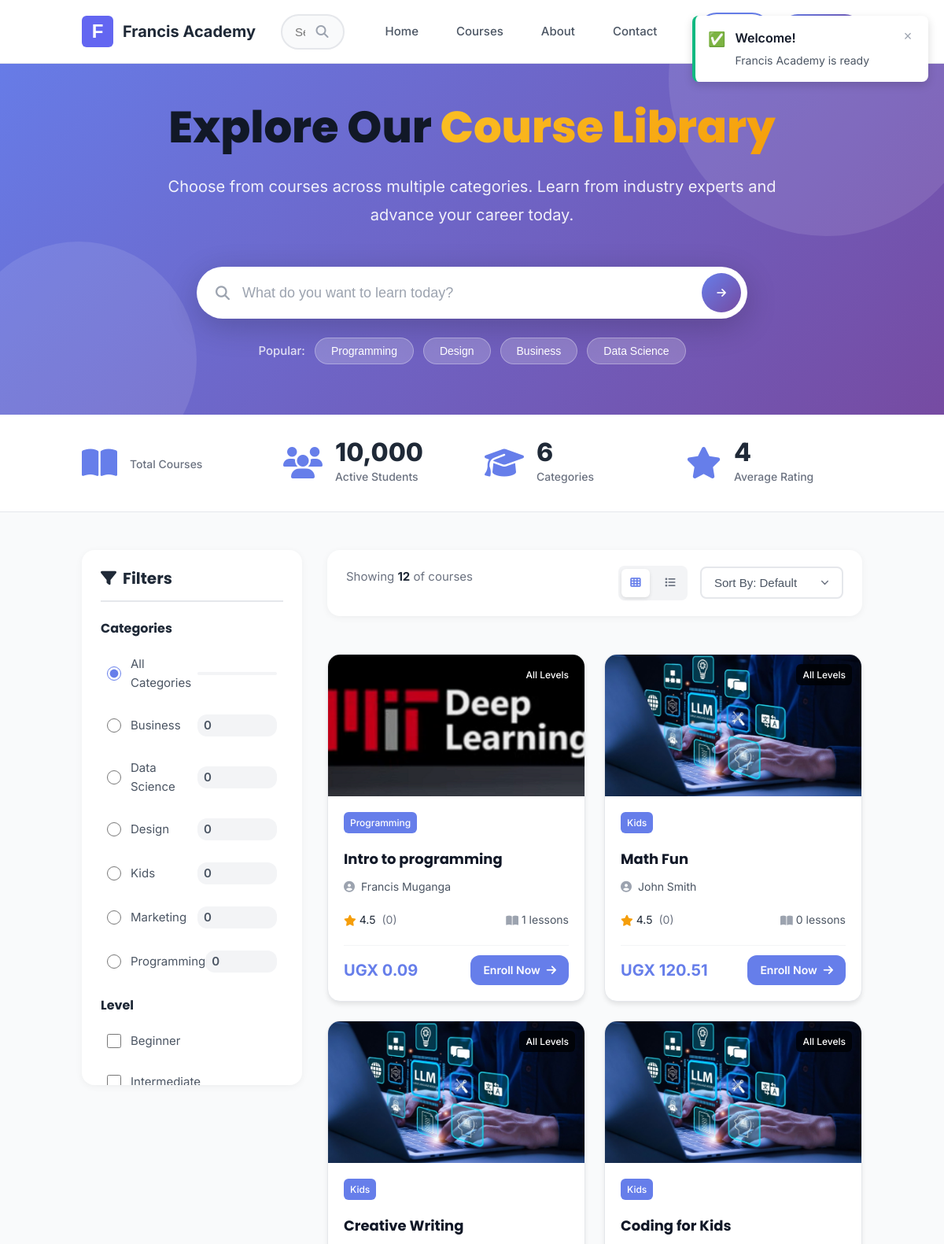
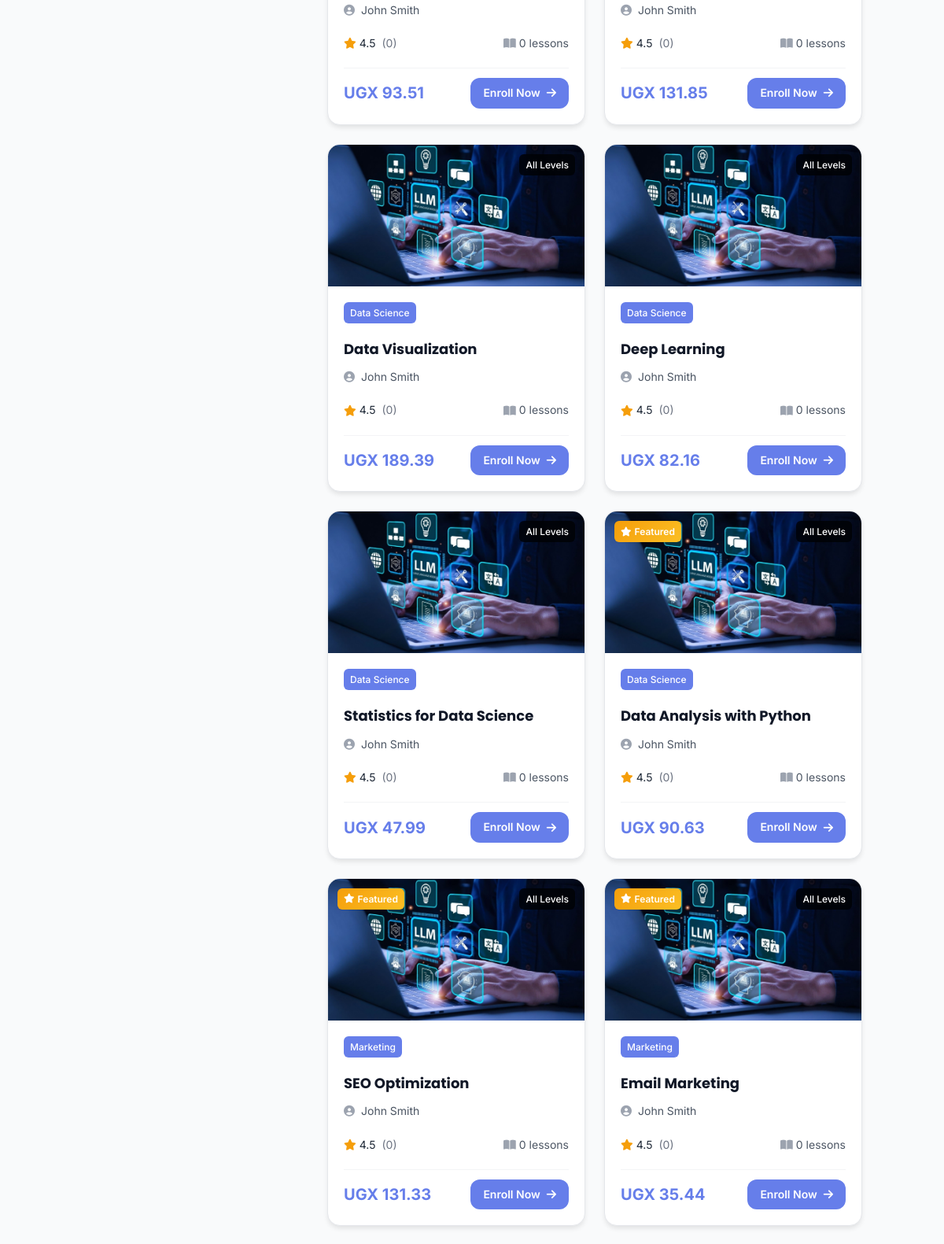
Page /courses/ (upper part) on the committed database (2 pictures, top to bottom).
### courses/models.py (models this page shows, shortened)
class Category(models.Model):
    name = models.CharField(max_length=100, unique=True)
    slug = models.SlugField(max_length=100, unique=True, blank=True)
    description = models.TextField(blank=True)
    icon = models.CharField(max_length=50, default='fas fa-book')
    created_at = models.DateTimeField(auto_now_add=True)
    class Meta:
        verbose_name_plural = 'Categories'
        ordering = ['name']

class Course(models.Model):
    DIFFICULTY_CHOICES = [
        ('beginner', 'Beginner'),
        ('intermediate', 'Intermediate'),
        ('advanced', 'Advanced'),
    ]
    STATUS_CHOICES = [
        ('draft', 'Draft'),
        ('published', 'Published'),
        ('archived', 'Archived'),
    ]
    id = models.UUIDField(primary_key=True, default=uuid.uuid4, editable=False)
    title = models.CharField(max_length=200)
    slug = models.SlugField(max_length=200, unique=True, blank=True)
    description = models.TextField()
    short_description = models.CharField(max_length=300)
    category = models.ForeignKey(Category, on_delete=models.CASCADE, related_name='courses')
    instructor = models.ForeignKey(Instructor, on_delete=models.CASCADE, related_name='courses')
    thumbnail = models.ImageField(upload_to='course_thumbnails/')
    preview_video = models.URLField(blank=True, help_text="YouTube or Vimeo URL")
    price = models.DecimalField(max_digits=10, decimal_places=2)
    original_price = models.DecimalField(max_digits=10, decimal_places=2, blank=True, null=True)
    is_free = models.BooleanField(default=False)
    difficulty = models.CharField(max_length=20, choices=DIFFICULTY_CHOICES, default='beginner')
    duration_hours = models.PositiveIntegerField(help_text="Total course duration in hours")
    language = models.CharField(max_length=50, default='English')
    status = models.CharField(max_length=20, choices=STATUS_CHOICES, default='draft')
    is_featured = models.BooleanField(default=False)
    is_bestseller = models.BooleanField(default=False)
    meta_description = models.CharField(max_length=160, blank=True)
    keywords = models.CharField(max_length=200, blank=True)
    created_at = models.DateTimeField(auto_now_add=True)
    updated_at = models.DateTimeField(auto_now=True)
    published_at = models.DateTimeField(blank=True, null=True)
    class Meta:
        ordering = ['-created_at']
    @property
    def average_rating(self):
        reviews = self.reviews.all()
        if reviews:
            return sum([review.rating for review in reviews]) / len(reviews)
        return 0

class Instructor(models.Model):
    user = models.OneToOneField(User, on_delete=models.CASCADE, related_name='instructor_profile')
    bio = models.TextField()
    profile_image = models.ImageField(upload_to='instructors/', blank=True, null=True)
    expertise = models.CharField(max_length=200)
    years_experience = models.PositiveIntegerField(default=0)
    linkedin_url = models.URLField(blank=True)
    twitter_url = models.URLField(blank=True)
    website_url = models.URLField(blank=True)
    is_verified = models.BooleanField(default=False)
    created_at = models.DateTimeField(auto_now_add=True)
    @property
    def full_name(self):
        return f"{self.user.first_name} {self.user.last_name}"

### courses/views.py (the view, shortened to what this page needs)
# urls.py: path('', views.CourseListView.as_view(), name='course_list'),
class CourseListView(ListView):
    model = Course
    template_name = 'modern/course_list.html'
    context_object_name = 'courses'
    paginate_by = 12
    def get_queryset(self):
        queryset = Course.objects.filter(status='published').select_related('instructor', 'category')
        search_query = self.request.GET.get('search')
        category_slug = self.request.GET.get('category')
        if category_slug:
            queryset = queryset.filter(category__slug=category_slug)
        difficulty = self.request.GET.get('difficulty')
        if difficulty:
            queryset = queryset.filter(difficulty=difficulty)
        price_filter = self.request.GET.get('price')
        if price_filter == 'free':
            queryset = queryset.filter(is_free=True)
        elif price_filter == 'paid':
            queryset = queryset.filter(is_free=False)
        sort_by = self.request.GET.get('sort', 'newest')
        if sort_by == 'newest':
            queryset = queryset.order_by('-created_at')
        elif sort_by == 'oldest':
            queryset = queryset.order_by('created_at')
        elif sort_by == 'price_low':
            queryset = queryset.order_by('price')
        elif sort_by == 'price_high':
            queryset = queryset.order_by('-price')
        elif sort_by == 'rating':
            queryset = queryset.annotate(avg_rating=Avg('reviews__rating')).order_by('-avg_rating')
        elif sort_by == 'popular':
            queryset = queryset.annotate(student_count=Count('enrollments')).order_by('-student_count')
        return queryset
    def get_context_data(self, **kwargs):
        context = super().get_context_data(**kwargs)
        context['categories'] = Category.objects.all()
        context['current_category'] = self.request.GET.get('category', '')
        context['current_difficulty'] = self.request.GET.get('difficulty', '')
        context['current_price'] = self.request.GET.get('price', '')
        context['current_sort'] = self.request.GET.get('sort', 'newest')
        context['search_query'] = self.request.GET.get('search', '')
        if self.request.user.is_authenticated:
            enrolled_ids = Enrollment.objects.filter(
                user=self.request.user,
                is_active=True,
                course__in=context['courses']
            ).values_list('course_id', flat=True)
            context['enrolled_course_ids'] = list(enrolled_ids)
        else:
            context['enrolled_course_ids'] = []
        return context

### templates/modern/course_list.html (shortened to what this page needs)
{% extends 'modern/base.html' %}
{% load static %}
{% block extra_css %}
<link rel="stylesheet" href="{% static 'css/courses-elegant.css' %}">
<link rel="stylesheet" href="{% static 'css/courses-improved.css' %}?v=3">
{% endblock %}
{% block content %}
<section class="courses-hero">
  <div class="courses-hero-background">
    <div class="hero-shape-1"></div>
    <div class="hero-shape-2"></div>
  </div>
  <div class="container">
    <div class="courses-hero-content">
      <h1 class="courses-hero-title">
        Explore Our <span class="gradient-text">Course Library</span>
      </h1>
      <p class="courses-hero-subtitle">
        Choose from {{ total_courses }} courses across multiple categories. Learn from industry experts and advance your career today.
      </p>
      <div class="courses-hero-search">
        <div class="hero-search-wrapper">
          <i class="fas fa-search"></i>
          <input type="text" id="heroSearchInput" placeholder="What do you want to learn today?" value="{{ request.GET.q }}">
          <button class="hero-search-btn" onclick="performHeroSearch()">
            <i class="fas fa-arrow-right"></i>
          </button>
        </div>
        <div class="hero-quick-filters">
          <span>Popular:</span>
          <button class="quick-filter-btn" data-category="programming">Programming</button>
          <button class="quick-filter-btn" data-category="design">Design</button>
          <button class="quick-filter-btn" data-category="business">Business</button>
          <button class="quick-filter-btn" data-category="data-science">Data Science</button>
        </div>
      </div>
    </div>
  </div>
</section>
<section class="courses-stats-bar">
  <div class="container">
    <div class="stats-grid">
      <div class="stat-item">
        <i class="fas fa-book-open"></i>
        <div class="stat-info">
          <div class="stat-label">Total Courses</div>
        </div>
      </div>
      <div class="stat-item">
        <i class="fas fa-users"></i>
        <div class="stat-info">
          <div class="stat-number">{{ total_students|default:"10,000+" }}</div>
          <div class="stat-label">Active Students</div>
        </div>
      </div>
      <div class="stat-item">
        <i class="fas fa-graduation-cap"></i>
        <div class="stat-info">
          <div class="stat-number">{{ categories|length }}</div>
          <div class="stat-label">Categories</div>
        </div>
      </div>
      <div class="stat-item">
        <i class="fas fa-star"></i>
        <div class="stat-info">
          <div class="stat-number">4.8</div>
          <div class="stat-label">Average Rating</div>
        </div>
      </div>
    </div>
  </div>
</section>
<section class="courses-main-section">
  <div class="container">
    <div class="courses-layout">
      <aside class="courses-sidebar" id="coursesSidebar">
        <div class="sidebar-header">
          <h3><i class="fas fa-filter"></i> Filters</h3>
        </div>
        <div class="filter-group">
          <h4 class="filter-title">Categories</h4>
          <div class="filter-options">
            <label class="filter-option">
              <input type="radio" name="category" value="" {% if not request.GET.category %}checked{% endif %}>
              <span>All Categories</span>
              <span class="filter-count">{{ total_courses }}</span>
            </label>
            {% for category in categories %}
              <label class="filter-option">
                <input type="radio" name="category" value="{{ category.slug }}" {% if request.GET.category == category.slug %}checked{% endif %}>
                <span>{{ category.name }}</span>
                <span class="filter-count">{{ category.course_count|default:0 }}</span>
              </label>
            {% endfor %}
          </div>
        </div>
        <div class="filter-group">
          <h4 class="filter-title">Level</h4>
          <div class="filter-options">
            <label class="filter-option">
              <input type="checkbox" name="level" value="beginner" {% if 'beginner' in request.GET.level %}checked{% endif %}>
              <span>Beginner</span>
            </label>
            <label class="filter-option">
              <input type="checkbox" name="level" value="intermediate" {% if 'intermediate' in request.GET.level %}checked{% endif %}>
              <span>Intermediate</span>
            </label>
          </div>
        </div>
      </aside>
      <div class="courses-content">
        <div class="courses-toolbar">
          <div class="toolbar-left">
            <p class="results-count">
              Showing <strong>{{ courses|length }}</strong> of <strong>{{ total_courses }}</strong> courses
            </p>
          </div>
          <div class="toolbar-right">
            <div class="view-toggle">
              <button class="view-btn active" data-view="grid" title="Grid View">
                <i class="fas fa-th"></i>
              </button>
              <button class="view-btn" data-view="list" title="List View">
                <i class="fas fa-list"></i>
              </button>
            </div>
            <select class="sort-select" id="sortSelect">
              <option value="">Sort By: Default</option>
            </select>
          </div>
        </div>
        {% if courses %}
          <div class="courses-grid courses-grid-improved" id="coursesGrid">
            {% for course in courses %}
              <div class="course-card-improved" data-category="{{ course.category.slug }}">
                <div class="course-image-improved">
                  <a href="{% url 'course_detail' course.slug %}">
                  </a>
                  {% if course.is_featured %}
                    <span class="course-badge-featured">
                      <i class="fas fa-star"></i> Featured
                    </span>
                  {% endif %}
                  <span class="course-level-badge">{{ course.level|default:"All Levels" }}</span>
                </div>
                <div class="course-content-improved">
                  <div class="course-tags-improved">
                    <span class="course-category-tag-improved">{{ course.category.name }}</span>
                  </div>
                  <h3 class="course-title-improved">
                    <a href="{% url 'course_detail' course.slug %}">{{ course.title }}</a>
                  </h3>
                  <p class="course-instructor-improved">
                    <i class="fas fa-user-circle"></i>
                    {{ course.instructor.full_name }}
                  </p>
                  <div class="course-meta-improved">
                    <div class="course-rating-improved">
                      <i class="fas fa-star"></i>
                      <span>{{ course.average_rating|default:"4.5"|floatformat:1 }}</span>
                      <span class="rating-count">({{ course.total_enrollments|default:"0" }})</span>
                    </div>
                    <div class="course-lessons-improved">
                      <i class="fas fa-book-open"></i>
                      <span>{{ course.lessons.count }} lessons</span>
                    </div>
                  </div>
                  <div class="course-footer-improved">
                    <div class="course-price-improved">
                      {% if course.price > 0 %}
                        <span class="price-current">UGX {{ course.price }}</span>
                      {% else %}
                        <span class="price-free">Free</span>
                      {% endif %}
                    </div>
                    <a href="{% url 'course_detail' course.slug %}" class="btn-enroll-improved">
                      {% if user.is_authenticated and course.id in enrolled_course_ids %}
                        Continue Learning
                      {% else %}
                        Enroll Now
                      {% endif %}
                      <i class="fas fa-arrow-right"></i>
                    </a>
                  </div>
                </div>
              </div>
            {% endfor %}
          </div>
        {% endif %}
      </div>
    </div>
  </div>
</section>
{% endblock %}

### rows in the picture
Category: slug "☐ Business 0", name "Business", course_count "0"
Category: slug "☐ Data Science 0", name "Data Science", course_count "0"
Category: slug "☐ Design 0", name "Design", course_count "0"
Category: slug "☐ Kids 0", name "Kids", course_count "0"
Category: slug "☐ Marketing 0", name "Marketing", course_count "0"
Category: slug "☐ Programming 0", name "Programming", course_count "0"
Course: level "All Levels", category.name "Programming", title "Intro to programming", instructor.full_name "Francis Muganga", average_rating "4.5", total_enrollments "0", lessons.count "1", price "0.09"
Course: level "All Levels", category.name "Kids", title "Math Fun", instructor.full_name "John Smith", average_rating "4.5", total_enrollments "0", lessons.count "0", price "120.51"
Course: level "All Levels", category.name "Kids", title "Creative Writing", instructor.full_name "John Smith", average_rating "4.5", total_enrollments "0", lessons.count "0", price "93.51"
Course: level "All Levels", category.name "Kids", title "Coding for Kids", instructor.full_name "John Smith", average_rating "4.5", total_enrollments "0", lessons.count "0", price "131.85"
Course: level "All Levels", category.name "Data Science", title "Data Visualization", instructor.full_name "John Smith", average_rating "4.5", total_enrollments "0", lessons.count "0", price "189.39"
Course: level "All Levels", category.name "Data Science", title "Deep Learning", instructor.full_name "John Smith", average_rating "4.5", total_enrollments "0", lessons.count "0", price "82.16"
Course: level "All Levels", category.name "Data Science", title "Statistics for Data Science", instructor.full_name "John Smith", average_rating "4.5", total_enrollments "0", lessons.count "0", price "47.99"
Course: is_featured True (drawn), level "All Levels", category.name "Data Science", title "Data Analysis with Python", instructor.full_name "John Smith", average_rating "4.5", total_enrollments "0", lessons.count "0", price "90.63"
Course: is_featured True (drawn), level "All Levels", category.name "Marketing", title "SEO Optimization", instructor.full_name "John Smith", average_rating "4.5", total_enrollments "0", lessons.count "0", price "131.33"
Course: is_featured True (drawn), level "All Levels", category.name "Marketing", title "Email Marketing", instructor.full_name "John Smith", average_rating "4.5", total_enrollments "0", lessons.count "0", price "35.44"

### other values in the picture
{{ total_students|default:"10,000+" }} "10,000"
{{ categories|length }} "6"
{{ courses|length }} "12"
